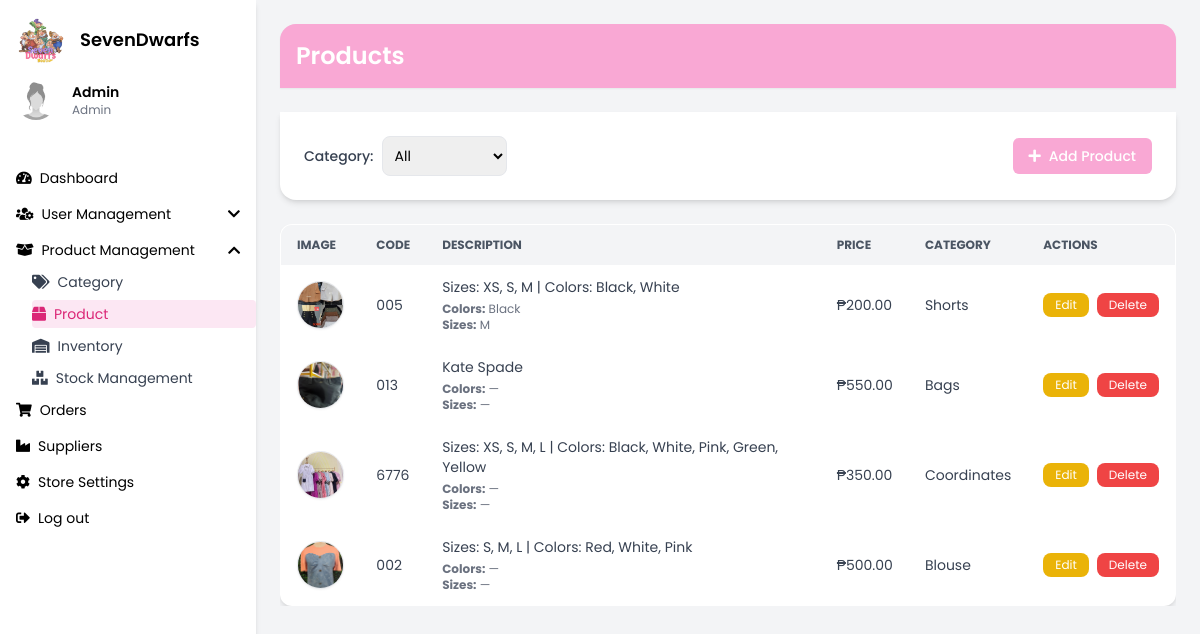
The page /products.php on the database as committed earlier.
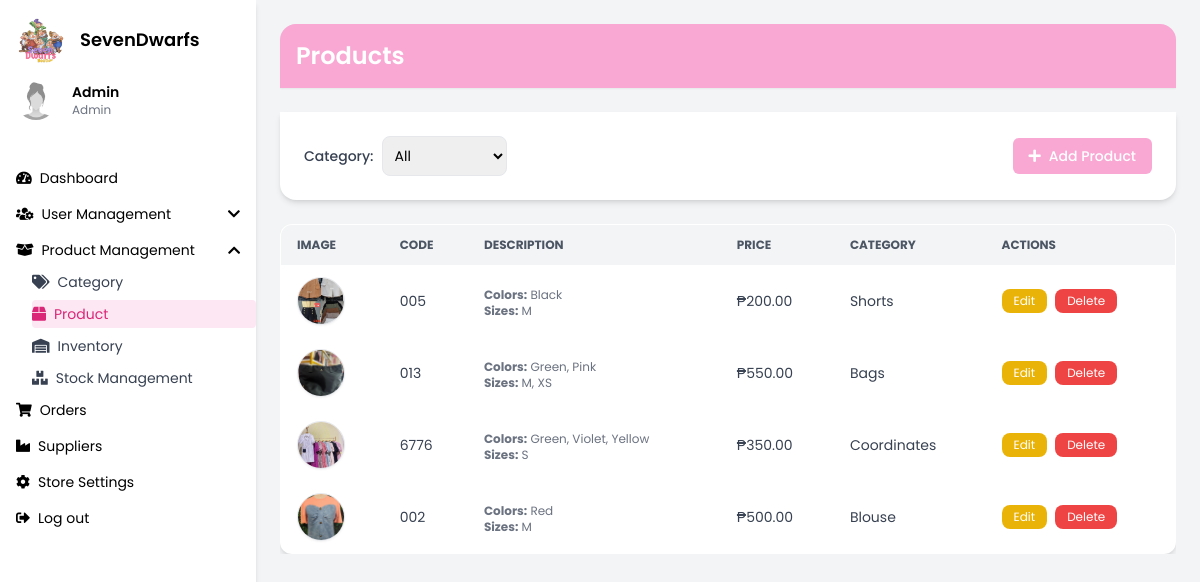
The same page on the database as committed later.
### tables this page shows
CREATE TABLE `products` (
  `product_id` int(11) NOT NULL,
  `product_name` varchar(255) DEFAULT NULL,
  `description` text DEFAULT NULL,
  `price_id` int(11) DEFAULT NULL,
  `stocks` int(11) DEFAULT NULL,
  `category_id` int(11) DEFAULT NULL,
  `image_url` text DEFAULT NULL,
  `created_at` timestamp NOT NULL DEFAULT current_timestamp(),
  `supplier_id` int(11) DEFAULT NULL,
  `supplier_price` decimal(10,2) NOT NULL,
  `revenue` decimal(10,2) GENERATED ALWAYS AS (`price_id` - `supplier_price`) STORED,
  `sizes` varchar(255) DEFAULT NULL,
  `colors` varchar(255) DEFAULT NULL
);

CREATE TABLE `categories` (
  `category_id` int(11) NOT NULL,
  `category_code` varchar(10) DEFAULT NULL,
  `category_name` varchar(100) NOT NULL
);

### products.php (the view, shortened to what the changed rows need)
<?php
require 'conn.php';
$sqlProducts = "
    SELECT
        p.product_id,
        p.product_name,
        p.description,
        p.image_url,
        p.price_id,
        c.category_name,
        GROUP_CONCAT(DISTINCT col.color ORDER BY col.color SEPARATOR ', ') AS colors,
        GROUP_CONCAT(DISTINCT sz.size ORDER BY sz.size SEPARATOR ', ') AS sizes
    FROM products p
    LEFT JOIN categories c ON p.category_id = c.category_id
    LEFT JOIN stock st ON p.product_id = st.product_id
    LEFT JOIN colors col ON st.color_id = col.color_id
    LEFT JOIN sizes sz ON st.size_id = sz.size_id
";
$sqlProducts .= " GROUP BY p.product_id ORDER BY p.product_id DESC";
$productStmt = $conn->prepare($sqlProducts);
$productStmt->execute();
$resultProducts = $productStmt->get_result();
$products = [];
while ($row = $resultProducts->fetch_assoc()) {
    $products[] = $row;
}
?>
<!DOCTYPE html>
<html lang="en">
 <head>
  <script src="https://cdn.tailwindcss.com"></script>
  <link href="https://cdnjs.cloudflare.com/ajax/libs/font-awesome/5.15.3/css/all.min.css" rel="stylesheet" />
</head>
<body class="bg-gray-100 font-poppins text-sm transition-all duration-300">
 <body class="bg-gray-100 text-sm">
  <div class="flex h-screen">
<div class="w-64 bg-white shadow-md min-h-screen" x-data="{ userMenu: false, productMenu: true }">
  <div class="p-4">
    <div class="flex items-center space-x-4">
      <h2 class="text-lg font-semibold">SevenDwarfs</h2>
    </div>
  </div>
</div>
<div class="flex-1 p-6 space-y-6 transition-all duration-300 font-poppins">
  <div class="bg-pink-300 text-white p-4 rounded-t-2xl shadow-sm">
    <h1 class="text-2xl font-semibold">Products</h1>
  </div>
    <div class="overflow-x-auto">
      <table class="min-w-full bg-white border border-gray-200 shadow-md rounded-xl overflow-hidden">
        <thead class="bg-gray-100 text-gray-600 uppercase text-xs">
          <tr>
            <th class="px-4 py-3 text-left">Image</th>
            <th class="px-4 py-3 text-left">Code</th>
            <th class="px-4 py-3 text-left">Description</th>
            <th class="px-4 py-3 text-left">Price</th>
            <th class="px-4 py-3 text-left">Category</th>
            <th class="px-4 py-3 text-left">Actions</th>
          </tr>
        </thead>
        <tbody class="text-gray-700 text-sm">
          <?php if (!empty($products)) { foreach ($products as $product) { ?>
            <tr class="hover:bg-gray-50 transition">
              <td class="px-4 py-3">
                <img src="<?= htmlspecialchars($product['image_url']); ?>" alt="Product" class="w-12 h-12 object-cover rounded-full border shadow-sm" />
              </td>
              <td class="px-4 py-3"><?= htmlspecialchars($product['product_name']); ?></td>
<td class="px-4 py-3">
  <?= htmlspecialchars($product['description']); ?>
  <div class="text-xs text-gray-500 mt-1">
    <strong>Colors:</strong> <?= $product['colors'] ?: '—'; ?><br>
    <strong>Sizes:</strong> <?= $product['sizes'] ?: '—'; ?>
  </div>
</td>
              <td class="px-4 py-3">₱<?= number_format($product['price_id'], 2); ?></td>
              <td class="px-4 py-3"><?= htmlspecialchars($product['category_name']); ?></td>
              <td class="px-4 py-3">
                <div class="flex gap-2">
                  <a href="edit_product.php?id=<?= $product['product_id']; ?>" class="bg-yellow-500 hover:bg-yellow-600 text-white px-3 py-1 rounded-lg transition text-xs">Edit</a>
                  <a href="delete_product.php?id=<?= $product['product_id']; ?>" onclick="return confirm('Are you sure you want to delete this product?')" class="bg-red-500 hover:bg-red-600 text-white px-3 py-1 rounded-lg transition text-xs">Delete</a>
                </div>
              </td>
            </tr>
          <?php }} else { ?>
            <tr>
              <td colspan="9" class="text-center text-gray-500 py-6">No products available</td>
            </tr>
          <?php } ?>
        </tbody>
      </table>
    </div>
  </div>
</div>

Rows that differ between the two databases and show on the page:
changed products "Shorts": description "Sizes: XS, S, M | Colors: Black, White" → (not shown)
changed products "Bags": colors "—" → "Green, Pink"; sizes "—" → "M, XS"; description "Kate Spade" → (not shown)
changed products "Coordinates": colors "—" → "Green, Violet, Yellow"; sizes "—" → "S"; description "Sizes: XS, S, M, L | Colors: Black, White, Pink, Green, Yellow" → (not shown)
changed products "Blouse": colors "—" → "Red"; sizes "—" → "M"; description "Sizes: S, M, L | Colors: Red, White, Pink" → (not shown)
